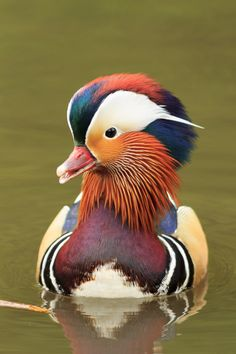
#> input picture neural+networks/unit-8-duckie-hat/unit-8-duckie-hat/duck.jpg, 236 x 354 px
$ python main.py
#> lines starting #> are read from the running program, lines starting #| are printed output that depends on the picture
import imageio
import matplotlib.pyplot as plt


# Write your function here!
def duckie_hat(image):
    image2 = image.copy()
    image2[20:75, 85:135] = [0, 255, 0]
    image2[75:90, 60:160] = [0, 255, 0]
    return image2


def main():
    duck = imageio.imread("duck.jpg")
#> duck is the input picture: shape (354, 236, 3); mean R, G, B 132.3, 112.9, 73.2
    duck = duckie_hat(duck)
#> in duckie_hat, `image2[75:90, 60:160] = [0, 255, 0]`:
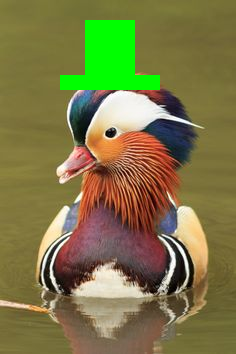
#> image2: shape (354, 236, 3); mean R, G, B 124.9, 120, 69.8
    plt.imshow(duck)
    plt.savefig("duckie_hat.png")


if __name__ == "__main__":
    main()
